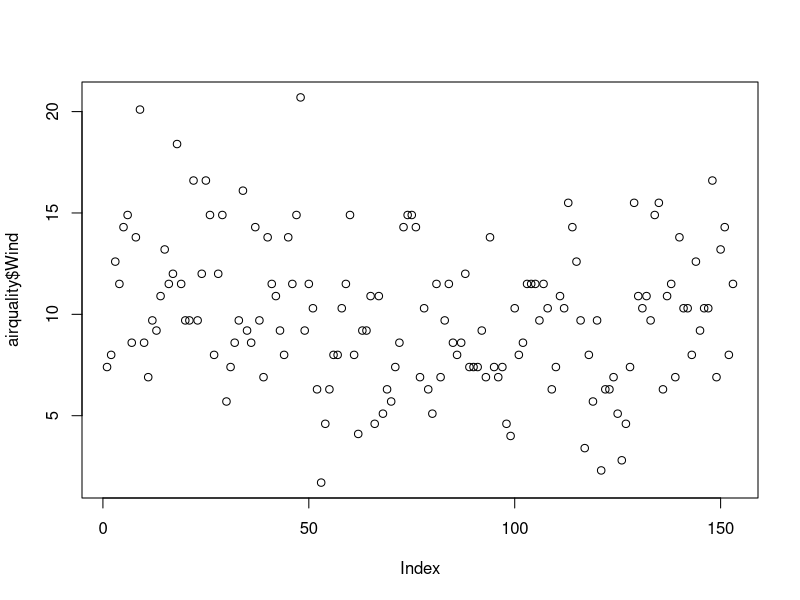
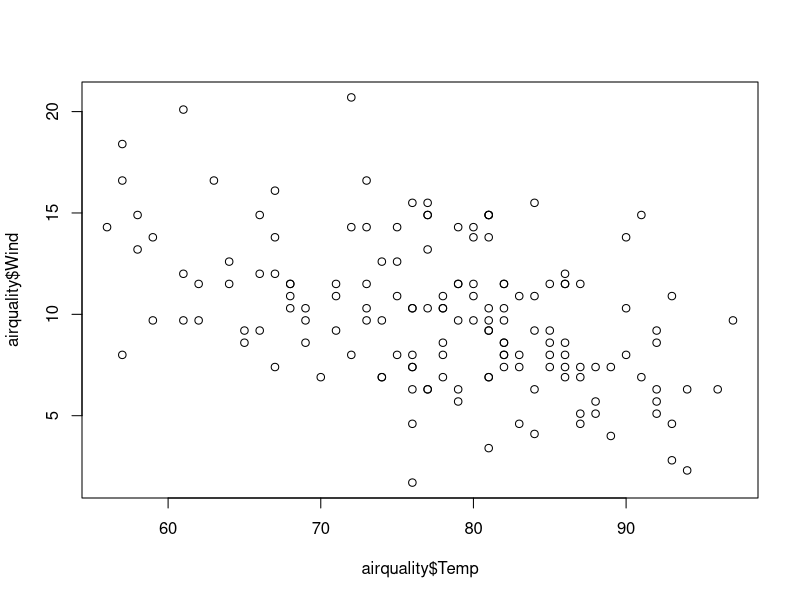
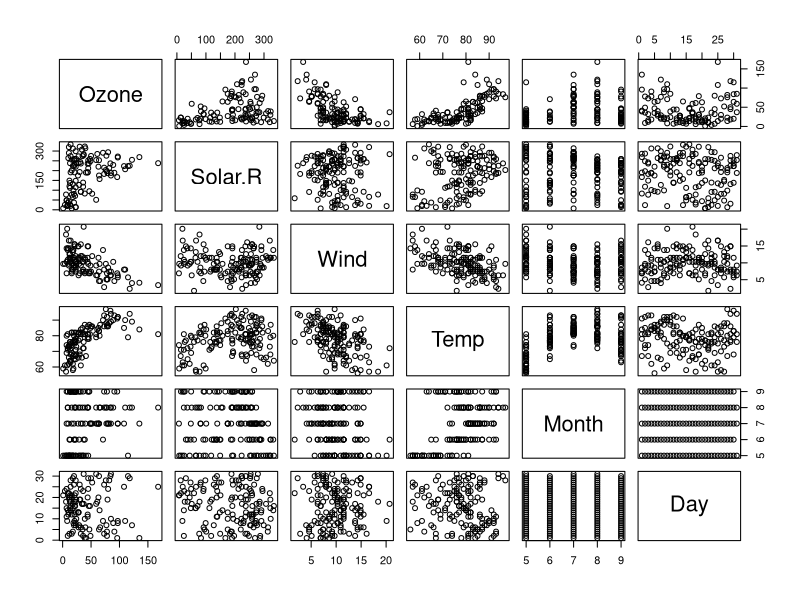
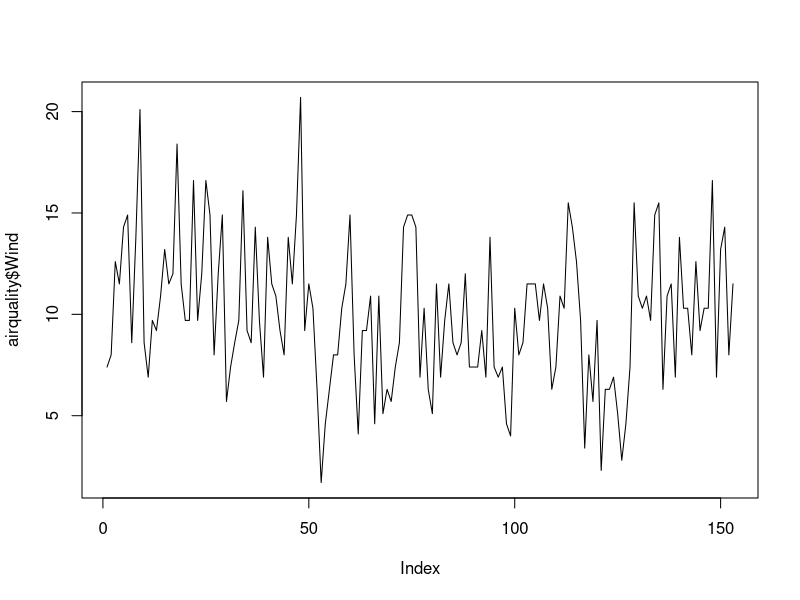
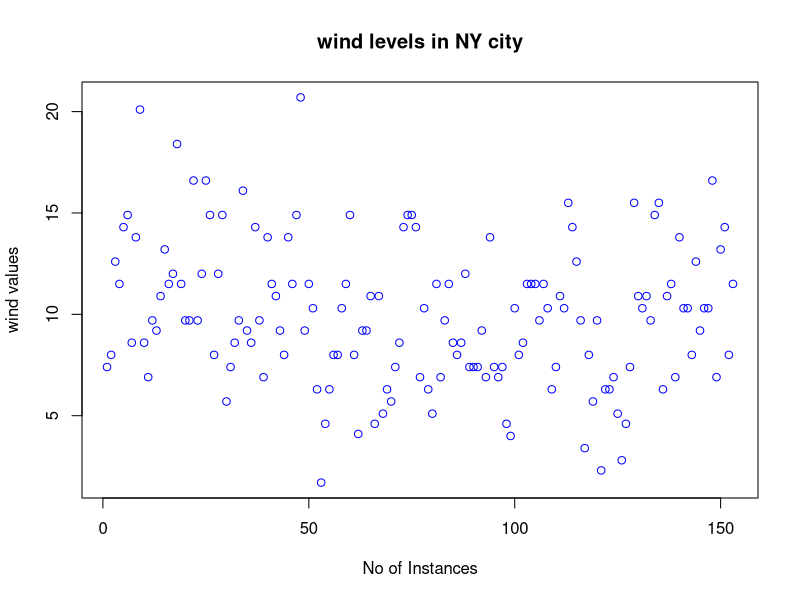
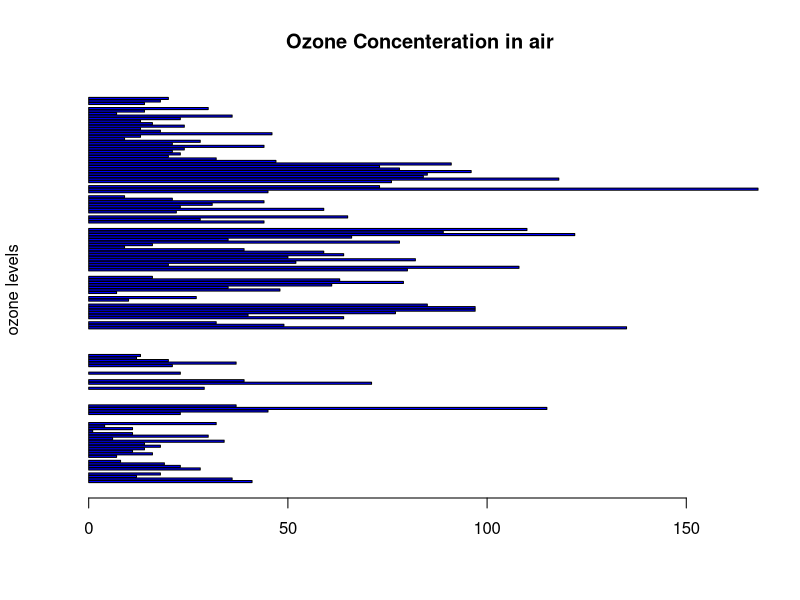
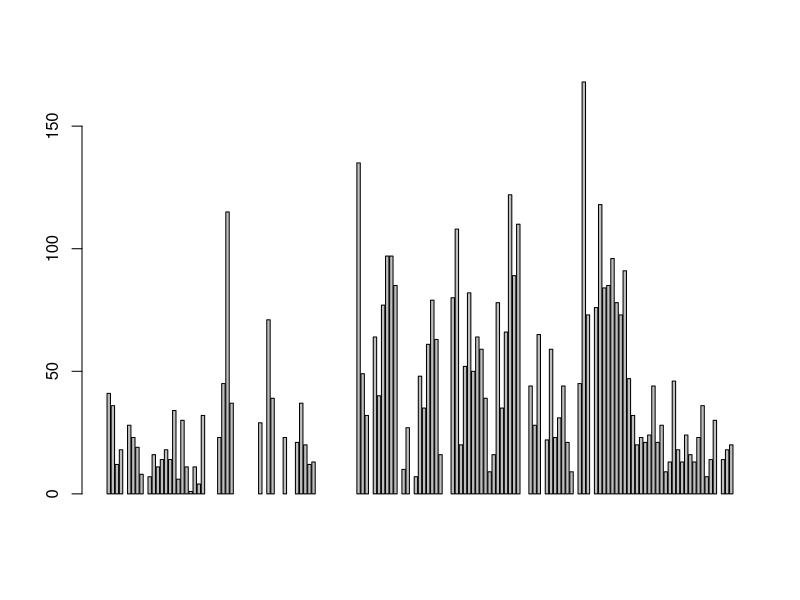
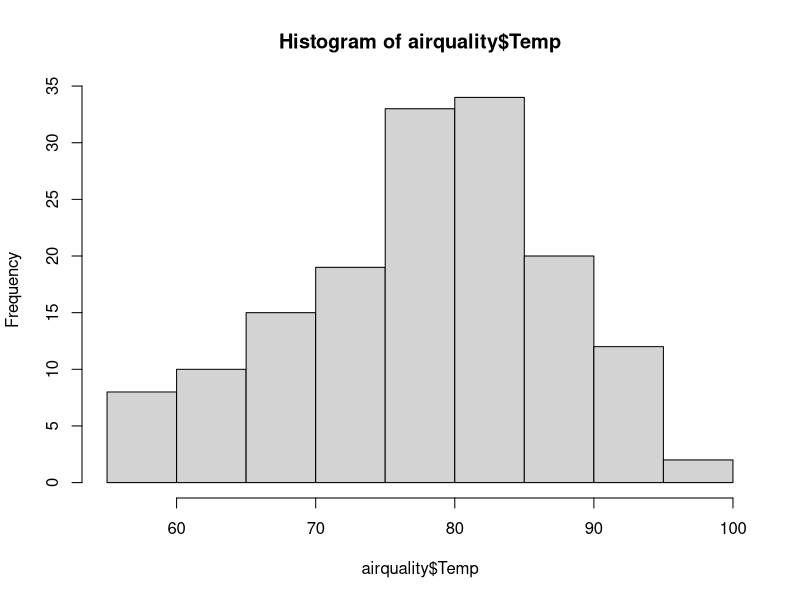

These charts were generated, in order, by the following R code:
#airquality = read.csv('path/airquality.csv',header=TRUE, sep=",")

airquality <- datasets::airquality

####Top 10 rows and last 10 rows
head(airquality,10)
tail(airquality,10)
######Columns

airquality[,c(1,2)]
df<-airquality[,-6]
summary(airquality) #discriptive stats
airquality$Wind
airquality$Temp

###########Summary of the data#########
summary(airquality[,1]) # for 1st column
summary(airquality$Ozone)
summary(airquality)
summary(airquality$Wind) 

#####################
plot(airquality$Wind)
plot(airquality$Temp,airquality$Wind,type="p")
plot(airquality)
# points and lines 
plot(airquality$Wind, type= "l") # p: points, l: lines,b: both
plot(airquality$Wind, xlab = 'No of Instances', 
     ylab = 'wind values', main = 'wind levels in NY city',
     col = 'blue')


# Horizontal bar plot
barplot(airquality$Ozone, main = 'Ozone Concenteration in air',
        ylab = 'ozone levels', col= 'blue',horiz = T,axes=T)

barplot(airquality$Ozone)

#Histogram
hist(airquality$Temp)
hist(airquality$Temp, 
     main = 'Solar Radiation values in air',
     xlab = 'Solar rad.', col='blue')

#Single box plot
boxplot(airquality$Temp,main="Boxplot")

# Multiple box plots
boxplot(airquality[,1:4],main='Multiple')